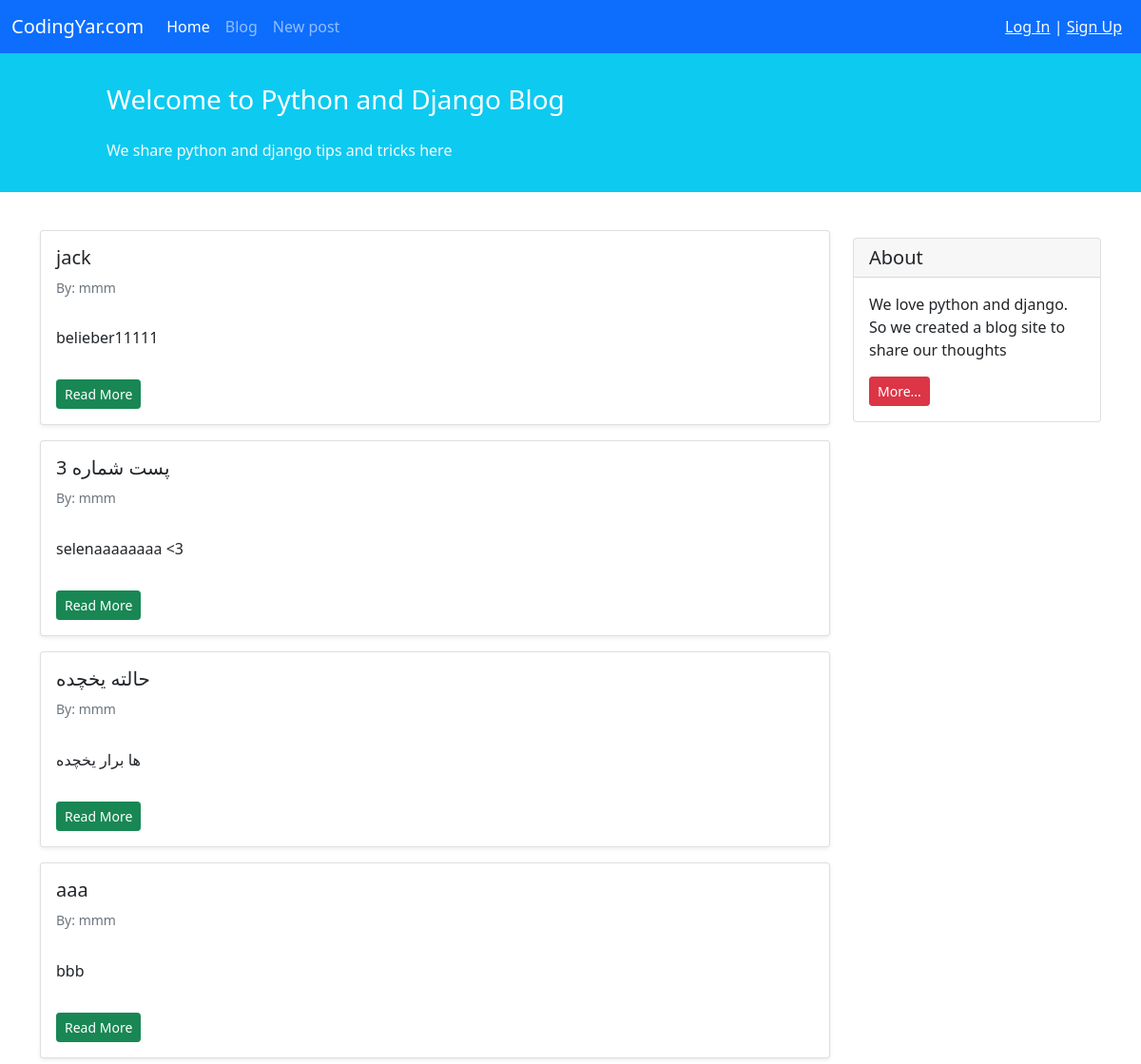
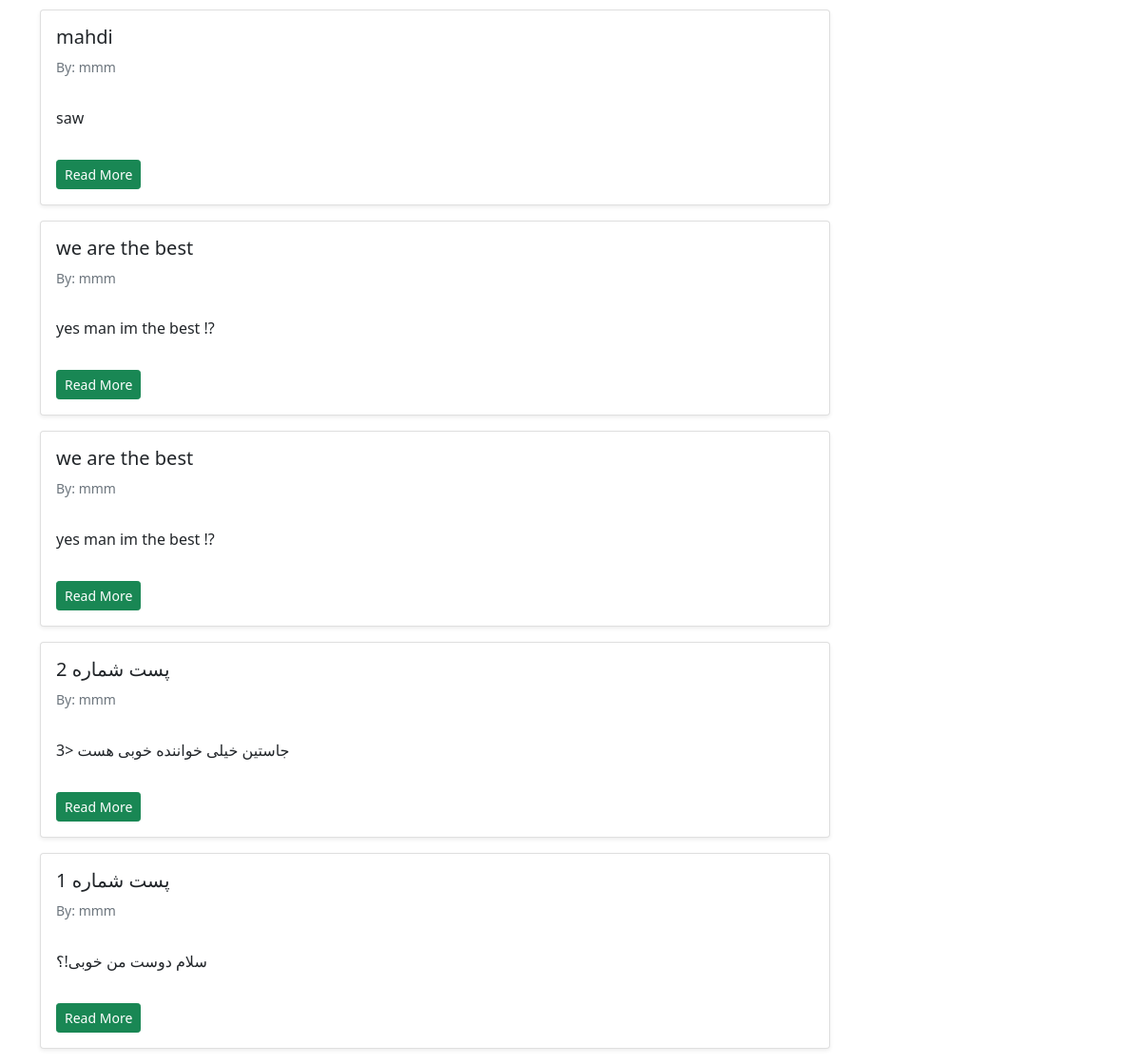
Screenshot of /blog/ with the database file from the repository (2 pictures, top to bottom).
### blog/models.py (models this page shows, shortened)
class Post(models.Model):
    STATUS_CHOICES = (
        ('pub', 'Published'),
        ('drf', 'Draft')
    )
    title = models.CharField(max_length=100)
    text = models.TextField()
    author = models.ForeignKey('auth.User', on_delete=models.CASCADE)
    datetime_created = models.DateTimeField(auto_now_add=True)
    datetime_modified = models.DateTimeField(auto_now=True)
    status = models.CharField(choices=STATUS_CHOICES, max_length=3)

### blog/views.py (the view)
# urls.py: path('', views.PostListView.as_view(), name='posts_list'),
class PostListView(generic.ListView):
    template_name = 'blog/posts_list.html'
    context_object_name = 'posts_list'
    def get_queryset(self):
        return Post.objects.filter(status='pub').order_by('-datetime_modified')

### blog/templates/blog/posts_list.html (shortened to what this page needs)
{% extends '_base.html' %}
{% block content %}
    <div class="container mt-4">
        <div class="row">
            <div class="col-9">
                {% for post in posts_list %}
                    <div class="card shadow-sm my-3">
                        <div class="card-body">
                            <h5 class="card-title">{{ post.title }}</h5>
                            <h6 class="card-subtitle mb-2 text-muted small py-2">By: {{ post.author }}</h6>
                            <p class="card-text py-3">
                                {{ post.text }}
                            </p>
                            <a href="{% url 'post_detail' post.id %}" class="btn btn-sm btn-success">Read More</a>
                        </div>
                    </div>
                {% endfor %}
            </div>
            <div class="col-3">
                <div class="card my-4">
                    <h5 class="card-header">About</h5>
                    <div class="card-body">
                        <p class="card-text">We love python and django. So we created a blog site to share our
                            thoughts</p>
                        <a href="#"
                           class="btn btn-sm btn-danger">
                            More...
                        </a>
                    </div>
                </div>
            </div>
        </div>
    </div>
{% endblock content %}

### templates/_base.html (shortened to what this page needs)
    <!doctype html>
    <html lang="en">
    <head>
        <link href="https://cdn.jsdelivr.net/npm/bootstrap@5.1.3/dist/css/bootstrap.min.css" rel="stylesheet"
>
    </head>
    <body>
    <nav class="navbar navbar-expand-lg navbar-dark bg-primary">
        <div class="container-fluid">
            <a class="navbar-brand" href="#">CodingYar.com</a>
            <div class="collapse navbar-collapse" id="navbarNavAltMarkup">
                <div class="navbar-nav">
                    <a class="nav-link active" aria-current="page" href="#">Home</a>
                    <a class="nav-link" href="{% url 'posts_list' %}">Blog</a>
                    <a class="nav-link" href="{% url 'post_create' %}">New post</a>
                </div>
            </div>
            <div class="mx-2 text-white">
                {% if user.is_authenticated %}
                    Welcome {{ user.username }} | <a class="text-light" href='{% url 'logout' %}'>Log out</a>
                {% else %}
                    <a class="text-light" href='{% url 'login' %}' >Log In</a> | <a class="text-light" href='{% url 'signup' %}' >Sign Up</a>
                {% endif %}
            </div>
        </div>
    </nav>
    <div class="container-fluid bg-info">
        <div class="row py-3">
            <div class="col-md-8 col-md-10 mx-auto">
                <h3 class="my-4 mt-3 text-white">Welcome to Python and Django Blog</h3>
                <p class="text-light">We share python and django tips and tricks here</p>
            </div>
        </div>
    </div>
    {% block content %}
    {% endblock %}
</body>
</html>

### rows the page displays
Post: title "jack", author "mmm", text "belieber11111"
Post: title "پست شماره 3", author "mmm", text "selenaaaaaaaa <3"
Post: title "حالته یخچده", author "mmm", text "ها برار یخچده"
Post: title "aaa", author "mmm", text "bbb"
Post: title "mahdi", author "mmm", text "saw"
Post: title "we are the best", author "mmm", text "yes man im the best !?"
Post: title "we are the best", author "mmm", text "yes man im the best !?"
Post: title "پست شماره 2", author "mmm", text "جاستین خیلی خواننده خوبی هست <3"
Post: title "پست شماره 1", author "mmm", text "سلام دوست من خوبی!؟"
